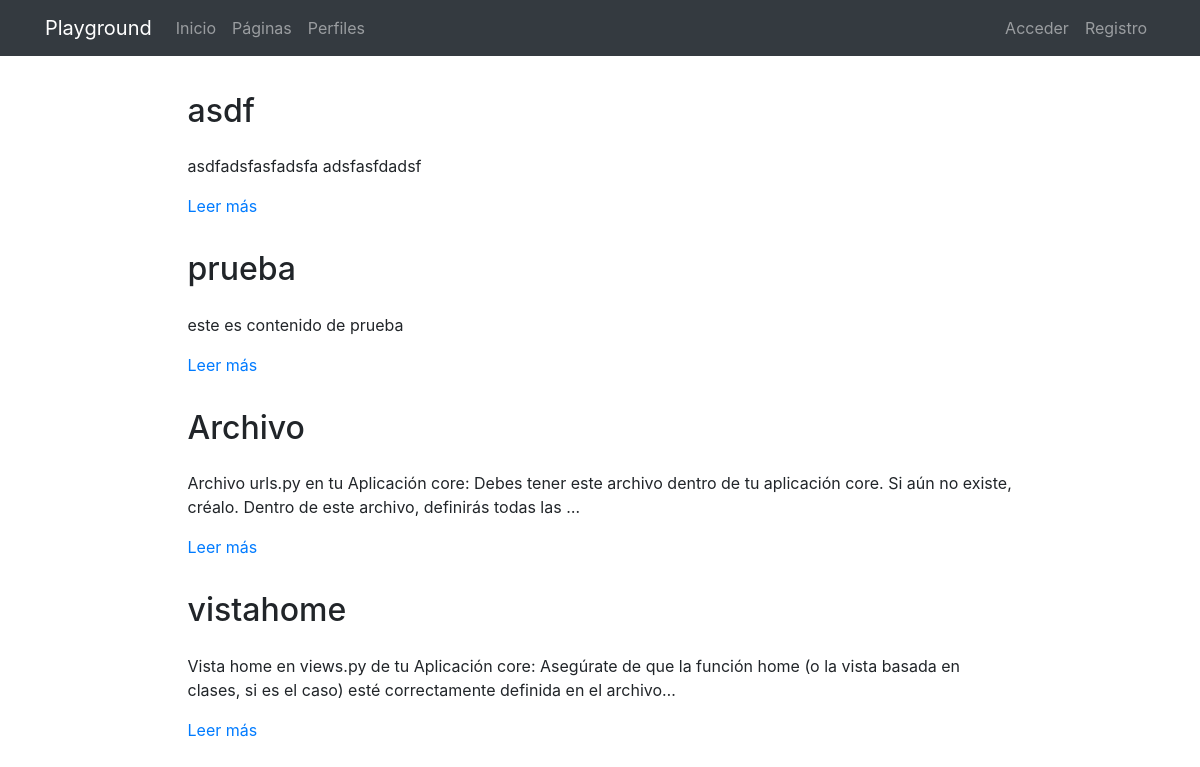
Page /pages/ on the earlier database version.
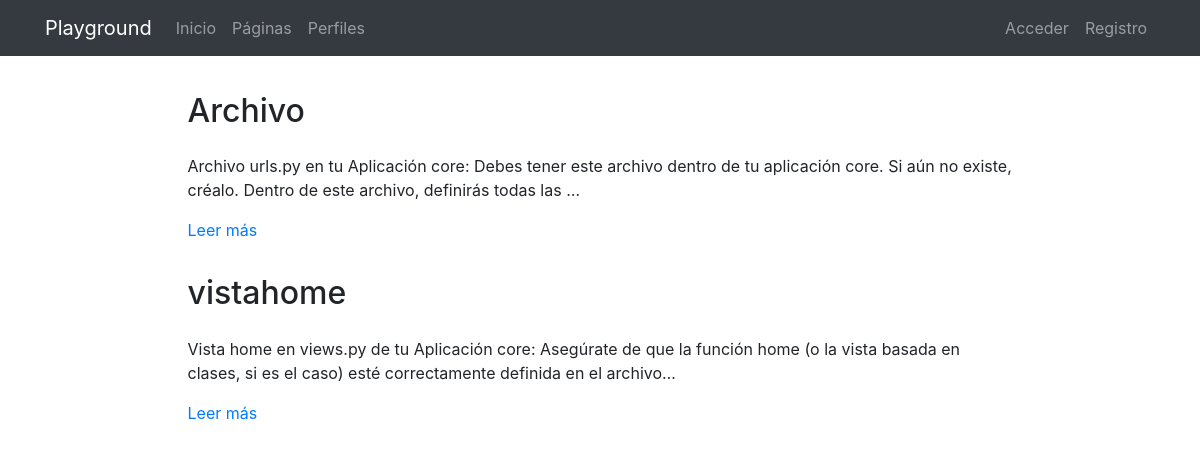
Same page on the later database version.
### pages/models.py (models this page shows, shortened)
class Page(models.Model):
    title = models.CharField(verbose_name="Título", max_length=200)
    content = RichTextField(verbose_name="Contenido")
    order = models.SmallIntegerField(verbose_name="Orden", default=0)
    created = models.DateTimeField(auto_now_add=True, verbose_name="Fecha de creación")
    updated = models.DateTimeField(auto_now=True, verbose_name="Fecha de edición")
    class Meta:
        verbose_name = "página"
        verbose_name_plural = "páginas"
        ordering = ['order', 'title']

### pages/views.py (the view)
# urls.py: path('', PageListView.as_view(), name='pages'),
class PageListView(ListView):
    model = Page

### pages/templates/pages/page_list.html (shortened to what this page needs)
{% extends 'core/base.html' %}
{% load static %}
{% block content %}
{% include 'pages/includes/pages_menu.html' %}
<main role="main">
  <div class="container mb-4">
    {% for page in page_list|dictsort:"id" reversed %}
      <div class="row mt-3">
        <div class="col-md-9 mx-auto">
          <h2 class="mb-4">{{page.title}}</h2>
          <div>
            <p>{{page.content|striptags|safe|truncatechars:"200"}}</p>
            <p><a href="{% url 'pages:page' page.id page.title|slugify %}">Leer más</a>
            </p>
          </div>
        </div>
      </div>
    {% endfor %}
  </div>
</main>
{% endblock %}

Differences in the rows shown:
removed Page: title "asdf", content "asdfadsfasfadsfa adsfasfdadsf"
removed Page: title "prueba", content "este es contenido de prueba"
